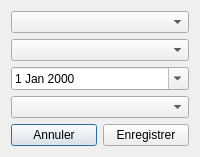
<?xml version="1.0" encoding="UTF-8"?>
<ui version="4.0">
 <class>ReservationDialog</class>
 <widget class="QDialog" name="ReservationDialog">
  <property name="windowTitle"><string>Réservation</string></property>
  <layout class="QVBoxLayout" name="verticalLayout">
   <item><widget class="QComboBox" name="comboClient"/></item>
   <item><widget class="QComboBox" name="comboVol"/></item>
   <item>
    <widget class="QDateEdit" name="dateReservation">
     <property name="calendarPopup"><bool>true</bool></property>
     <property name="date"><date>2025-01-01</date></property>
    </widget>
   </item>
   <item><widget class="QComboBox" name="comboStatut"/></item>
   <item>
    <layout class="QHBoxLayout" name="buttonBox">
     <item><widget class="QPushButton" name="btnCancel"><property name="text"><string>Annuler</string></property></widget></item>
     <item><widget class="QPushButton" name="btnSave"><property name="text"><string>Enregistrer</string></property></widget></item>
    </layout>
   </item>
  </layout>
 </widget>
 <resources/>
 <connections/>
</ui>
